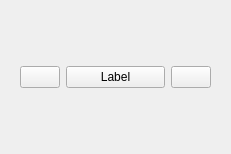
<?xml version="1.0" encoding="UTF-8"?>
<ui version="4.0">
 <class>Form</class>
 <widget class="QWidget" name="Form">
  <property name="geometry">
   <rect>
    <x>0</x>
    <y>0</y>
    <width>231</width>
    <height>154</height>
   </rect>
  </property>
  <property name="windowTitle">
   <string>Form</string>
  </property>
  <layout class="QVBoxLayout" name="verticalLayout">
   <item>
    <widget class="QWidget" name="widget" native="true">
     <property name="sizePolicy">
      <sizepolicy hsizetype="Preferred" vsizetype="Expanding">
       <horstretch>0</horstretch>
       <verstretch>0</verstretch>
      </sizepolicy>
     </property>
    </widget>
   </item>
   <item>
    <widget class="QFrame" name="horizontalFrame">
     <property name="sizePolicy">
      <sizepolicy hsizetype="Preferred" vsizetype="Maximum">
       <horstretch>0</horstretch>
       <verstretch>0</verstretch>
      </sizepolicy>
     </property>
     <layout class="QHBoxLayout" name="horizontalLayout">
      <item>
       <widget class="QPushButton" name="pushButton_2">
        <property name="sizePolicy">
         <sizepolicy hsizetype="Maximum" vsizetype="Expanding">
          <horstretch>0</horstretch>
          <verstretch>0</verstretch>
         </sizepolicy>
        </property>
        <property name="text">
         <string/>
        </property>
        <property name="checkable">
         <bool>true</bool>
        </property>
       </widget>
      </item>
      <item>
       <widget class="QPushButton" name="pushButton">
        <property name="sizePolicy">
         <sizepolicy hsizetype="Expanding" vsizetype="Expanding">
          <horstretch>0</horstretch>
          <verstretch>0</verstretch>
         </sizepolicy>
        </property>
        <property name="text">
         <string>Label</string>
        </property>
        <property name="checkable">
         <bool>true</bool>
        </property>
       </widget>
      </item>
      <item>
       <widget class="QPushButton" name="pushButton_3">
        <property name="sizePolicy">
         <sizepolicy hsizetype="Maximum" vsizetype="Expanding">
          <horstretch>0</horstretch>
          <verstretch>0</verstretch>
         </sizepolicy>
        </property>
        <property name="text">
         <string/>
        </property>
        <property name="checkable">
         <bool>true</bool>
        </property>
       </widget>
      </item>
     </layout>
    </widget>
   </item>
   <item>
    <widget class="QWidget" name="widget_2" native="true">
     <property name="sizePolicy">
      <sizepolicy hsizetype="Preferred" vsizetype="Expanding">
       <horstretch>0</horstretch>
       <verstretch>0</verstretch>
      </sizepolicy>
     </property>
    </widget>
   </item>
  </layout>
 </widget>
 <resources/>
 <connections/>
</ui>
